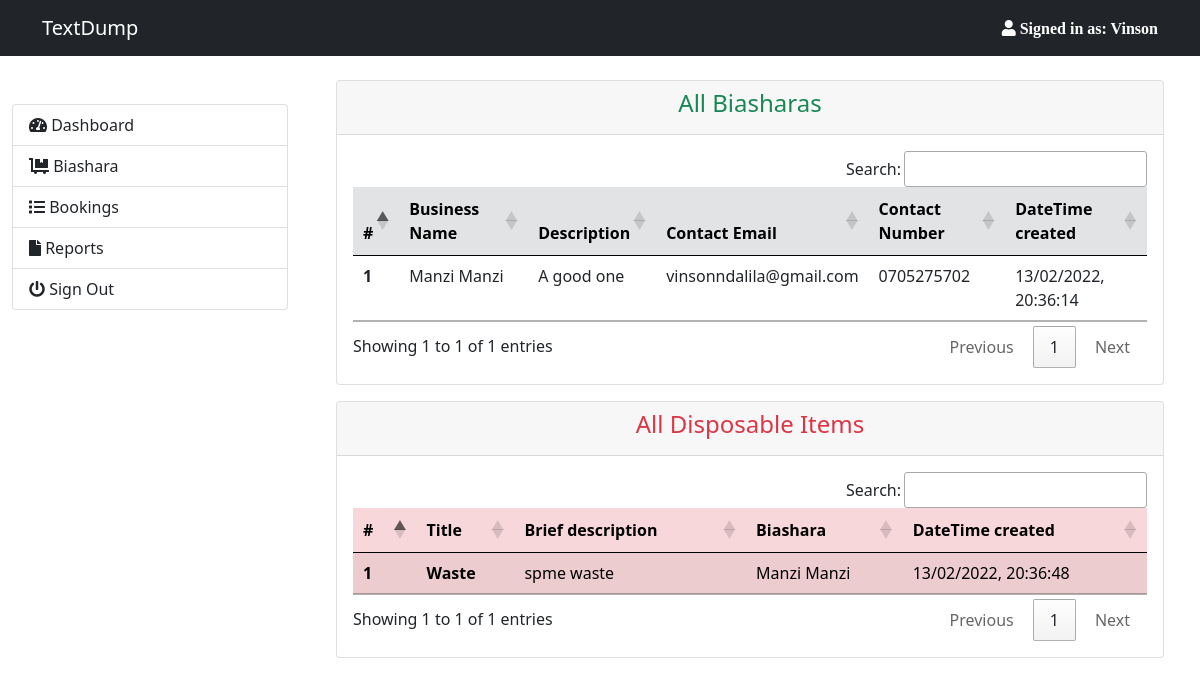
The app's page /reports (signed in) with its own data.
### models/biashara.py (models this page shows, shortened)
class Biashara(db.Model):
    __tablename__ = "biashara"
    id = db.Column(db.Integer, primary_key=True, nullable=False)
    thumbnail = db.Column(db.String(255), nullable=True)
    name = db.Column(db.String(80), nullable=False)
    description = db.Column(db.String(255), nullable=False)
    contact_email = db.Column(db.String(255), nullable=False)
    contact_number = db.Column(db.String(255), nullable=False)
    user_id = db.Column(db.Integer, db.ForeignKey("users.id"))
    created = db.Column(db.DateTime(timezone=True), server_default=func.now())
    updated_ = db.Column(db.DateTime(timezone=True), onupdate=func.now())
    disposables = db.relationship("Disposable", backref="biashara", cascade="all, delete, delete-orphan")
    @classmethod
    def all(cls):
        return cls.query.all()
    @classmethod
    def user_biashara(cls, user_id):
        return cls.query.filter_by(user_id=user_id).all()

### models/disposable.py (models this page shows, shortened)
class Disposable(db.Model):
    id = db.Column(db.Integer, primary_key=True, nullable=False)
    title = db.Column(db.String(250), nullable=False)
    brief_description = db.Column(db.String(255), nullable=False)
    details = db.Column(db.Text, nullable=False)
    biashara_id = db.Column(db.Integer, db.ForeignKey("biashara.id"))
    user_id = db.Column(db.Integer,db.ForeignKey("users.id"))
    is_published = db.Column(db.Boolean, default=True)
    created = db.Column(db.DateTime(timezone=True), server_default=func.now())
    updated_ = db.Column(db.DateTime(timezone=True), onupdate=func.now())
    bookings = db.relationship("DisposableBooking", cascade="all, delete, delete-orphan")
    @classmethod
    def all(cls):
        return cls.query.all()
    @classmethod
    def all_user_disposables(cls, user_id):
        return cls.query.filter_by(user_id=user_id).all()

### main.py (the view)
@app.route("/reports")
def reports():
    if session:
        logged_in = session['logged_in']
        first_name = session['first_name']
        user_id = session['user_id']
        records = Biashara.user_biashara(user_id=user_id)
        all_disposable = Disposable.all_user_disposables(user_id=user_id)
        return render_template("backend/reports.html", biz=records, items=all_disposable, logged_in=logged_in, first_name=first_name)
    else:
        flash("session expired", "danger")
        return redirect(url_for("login"))

### main.py (called while the page is built)
@app.context_processor
def utility_processor():
    def disposable_bookings(disposableId: int):
        records = DisposableBooking.fetch_by_disposable_id(id=disposableId)
        return records
    return dict(disposable_bookings=disposable_bookings)

### templates/backend/reports.html (shortened to what this page needs)
{% extends 'base2.html' %}
{% block css %}
    <link rel="stylesheet" href="https://cdn.datatables.net/1.10.20/css/jquery.dataTables.min.css">
    <link rel="stylesheet" href="https://cdn.datatables.net/buttons/1.6.0/css/buttons.dataTables.min.css">
{% endblock css %}
{% block content %}
    <div class="container">
        <div class="row">
            <div class="col">
                <div class="card">
                    <div class="card-header text-center">
                      <h4 class="text-bold text-success">All Biasharas</h4>
                    </div>
                    <div class="card-body">
                        <table  id="biashara" class="table table-sm">
                            <thead class="table-secondary ">
                              <tr>
                                <th scope="col">#</th>
                                <th scope="col">Business Name</th>
                                <th scope="col">Description</th>
                                <th scope="col">Contact Email</th>
                                <th scope="col">Contact Number</th>
                                <th scope="col">DateTime created</th>
                              </tr>
                            </thead>
                            <tbody>
                            {% for each in biz %}
                              <tr>
                                <th scope="row">{{ each.id }}</th>
                                <td>{{ each.name }}</td>
                                <td>{{ each.description }}</td>
                                <td>{{ each.contact_email }}</td>
                                <td>{{ each.contact_number }}</td>
                                <td scope="row">{{ each.created.strftime("%d/%m/%Y, %H:%M:%S") }}</td>
                              </tr>
                            {% endfor %}
                            </tbody>
                        </table>
                    </div>
                </div>
            </div>
        </div>
        <div class="row mt-3">
            <div class="col">
                <div class="card">
                    <div class="card-header text-center">
                      <h4 class="text-bold text-danger">All Disposable Items</h4>
                    </div>
                    <div class="card-body">
                        <table id="unpublished" class="table table-sm table-danger table-striped">
                            <thead>
                              <tr>
                                <th scope="col">#</th>
                                <th scope="col">Title</th>
                                <th scope="col">Brief description</th>
                                <th scope="col">Biashara</th>
                                <th scope="col">DateTime created</th>
                              </tr>
                            </thead>
                            <tbody>
                            {% for each in  items %}
                              <tr>
                                <th scope="row">{{ each.id }}</th>
                                <th scope="row">{{ each.title }}</th>
                                <td scope="row">{{ each.brief_description }}</td>
                                <td scope="row">{{ each.biashara.name }}</td>
                                <td scope="row">{{ each.created.strftime("%d/%m/%Y, %H:%M:%S") }}</td>
                              </tr>
                            {% endfor %}
                            </tbody>
                          </table>
                    </div>
                </div>
            </div>
        </div>
    </div>
{% endblock content %}

### templates/base2.html (shortened to what this page needs)
<!DOCTYPE html>
<html lang="en">
<head>
    <link rel="stylesheet" href="https://cdnjs.cloudflare.com/ajax/libs/font-awesome/5.15.2/css/all.min.css">
    <link href="https://cdn.jsdelivr.net/npm/bootstrap@5.0.0-beta2/dist/css/bootstrap.min.css" rel="stylesheet"
>
    <link rel="stylesheet" href="{{ url_for('static', filename='css/main.css')  }}">
    {% block css %}
    {% endblock css %}
</head>
<body>
    {% include "/includes/navbar.html" %}
    <div class="container-fluid">
        <div class="row">
            <div class="col-lg-3 col-md-3 col-sm-6 mt-4">
                {% include "/includes/sidenav.html" %}
            </div>
            <div class="col-lg-9 col-md-9 col-sm-6 mt-4">
                {% block content %}{% endblock content %}
            </div>
        </div>
    </div>
</body>
</html>

### templates/includes/navbar.html (shortened to what this page needs)
<nav class="navbar navbar-expand-lg navbar-dark bg-dark">
    <div class="container">
      <a class="navbar-brand" href="{{ url_for('home') }}">TextDump</a>
      <div class="collapse navbar-collapse justify-content-end " id="navbarNavAltMarkup">
        <div class="navbar-nav mr-auto">
          {% if logged_in %}
           <i class="fas fa-user text-white"> Signed in as: {{ first_name }}</i>
          {% endif %}
        </div>
      </div>
    </div>
</nav>

### templates/includes/sidenav.html
<div class="mt-4">
    <div class="list-group">
        <a href="{{ url_for('dashboard') }}" class="list-group-item list-group-item-action" aria-current="true">
            <i class="fas fa-tachometer-alt"></i> Dashboard
        </a>
        <a href="{{ url_for('biashara') }}" class="list-group-item list-group-item-action">
            <i class="fas fa-dolly-flatbed"></i> Biashara
        </a>
        <a href="{{ url_for('bookings') }}" class="list-group-item list-group-item-action">
            <i class="fas fa-list"></i> Bookings
        </a>
        <a href="{{ url_for('reports') }}" class="list-group-item list-group-item-action">
            <i class="fas fa-file"></i> Reports
        </a>
        <a href="{{ url_for('logout') }}" class="list-group-item list-group-item-action">
            <i class="fas fa-power-off"></i> Sign Out
        </a>
      </div>
</div>

### records on screen
Biashara: id "1", name "Manzi Manzi", description "A good one", contact_email "vinsonndalila@gmail.com", contact_number "0705275702", created "13/02/2022, 20:36:14"
Disposable: id "1", title "Waste", brief_description "spme waste", biashara.name "Manzi Manzi", created "13/02/2022, 20:36:48"

### other values on screen
{{ first_name }} "Vinson"
